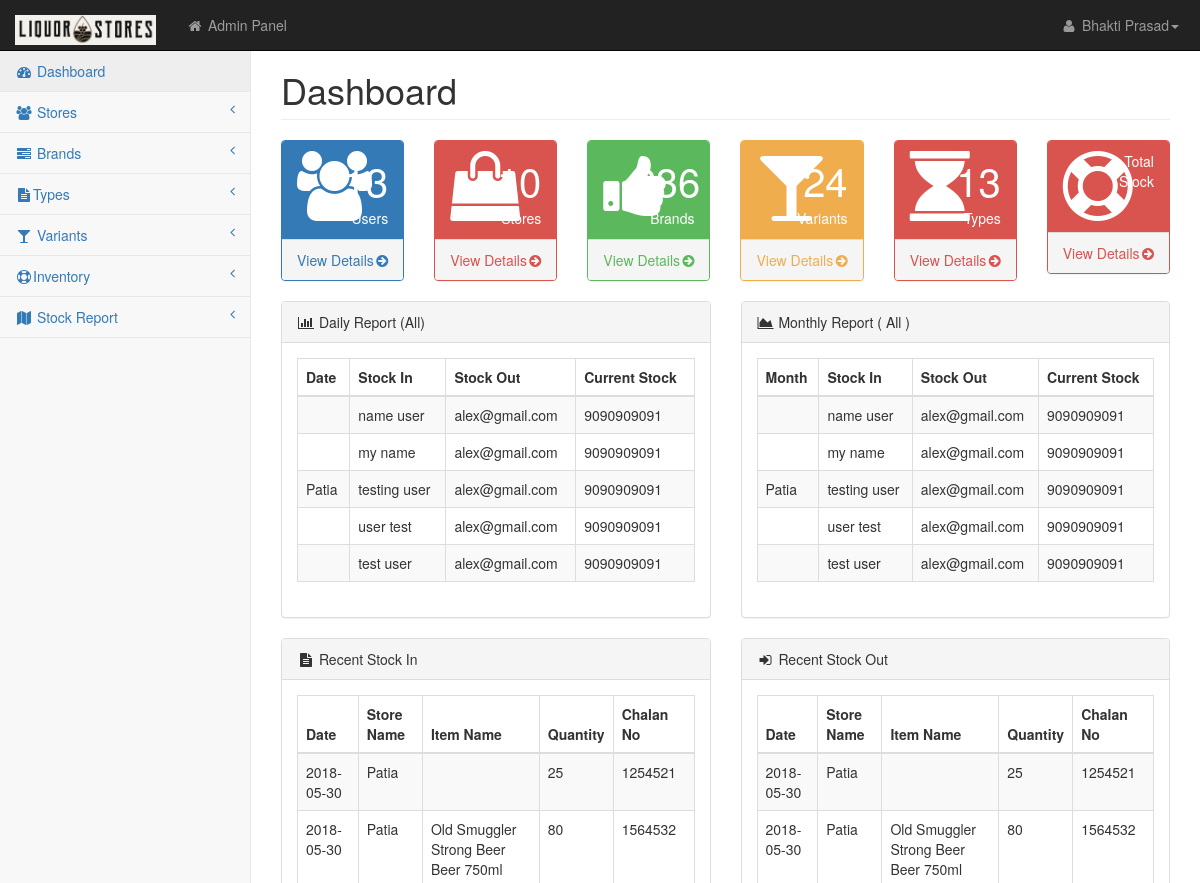
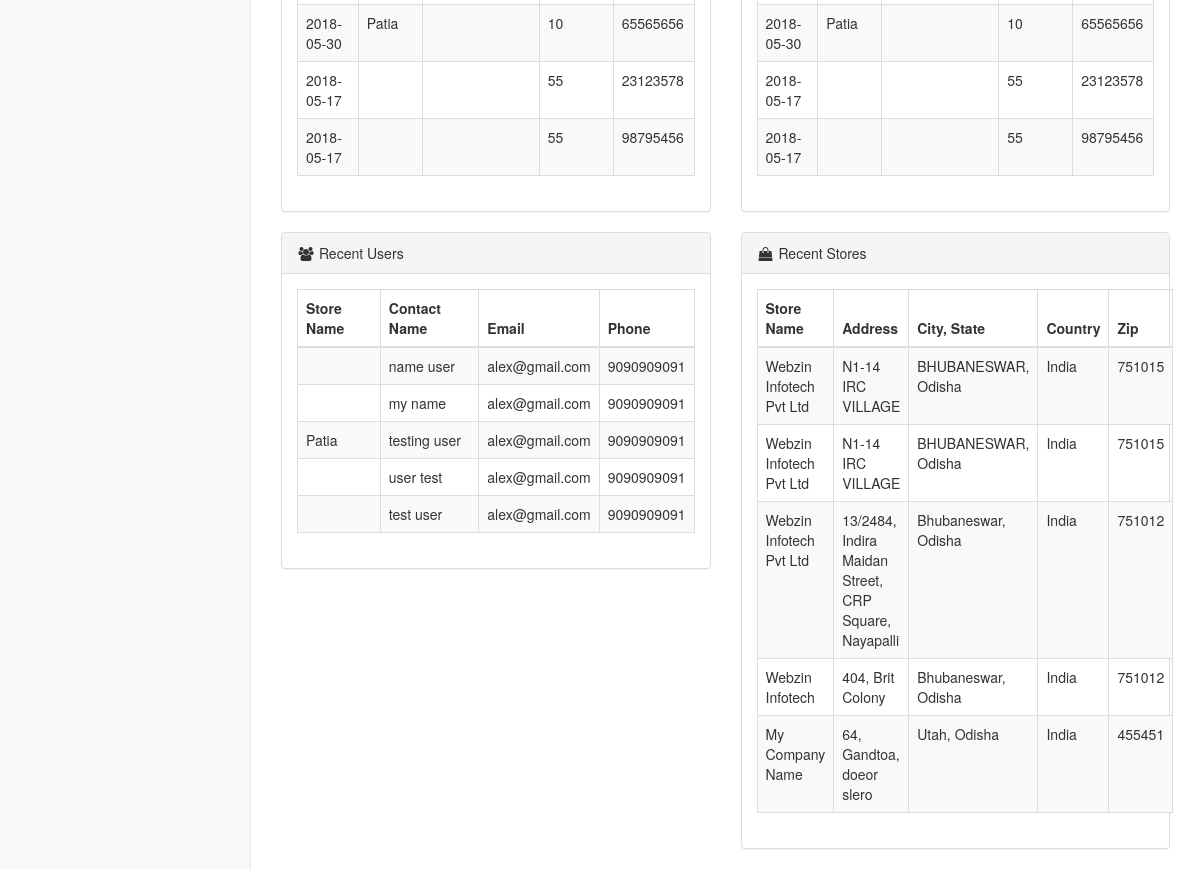
Page /dashboard.php on the committed database (2 pictures, top to bottom).
### tables this page shows
CREATE TABLE `users` (
  `id` int(11) NOT NULL AUTO_INCREMENT,
  `store_id` int(11) DEFAULT NULL,
  `name` varchar(255) DEFAULT NULL,
  `email` varchar(255) NOT NULL,
  `mobile` bigint(11) NOT NULL,
  `adharno` bigint(20) NOT NULL,
  `password` varchar(30) NOT NULL,
  `address` varchar(255) NOT NULL,
  `country` varchar(15) NOT NULL,
  `zip` int(10) DEFAULT NULL,
  `city` varchar(50) NOT NULL,
  `state` varchar(20) NOT NULL,
  `type` varchar(10) DEFAULT NULL,
  `activated` char(1) DEFAULT 'N',
  PRIMARY KEY (`id`)
);

CREATE TABLE `stock_in` (
  `id` int(11) NOT NULL AUTO_INCREMENT,
  `date` date DEFAULT NULL,
  `item_id` int(11) DEFAULT NULL,
  `qty` int(20) DEFAULT NULL,
  `chalan_no` int(11) DEFAULT NULL,
  `depo_chalan_file` varchar(255) DEFAULT NULL,
  `depo_user_id` int(11) DEFAULT NULL,
  `store_id` int(11) DEFAULT NULL,
  `store_user_id` int(11) DEFAULT NULL,
  `store_chalan_file` varchar(255) DEFAULT NULL,
  `store_accepted` char(1) DEFAULT 'N',
  PRIMARY KEY (`id`)
);

CREATE TABLE `stores` (
  `id` int(11) NOT NULL AUTO_INCREMENT,
  `name` varchar(255) DEFAULT NULL,
  `incharge_name` varchar(255) DEFAULT NULL,
  `email` varchar(255) DEFAULT NULL,
  `phone` bigint(20) DEFAULT NULL,
  `address` varchar(255) DEFAULT NULL,
  `city` varchar(111) DEFAULT NULL,
  `state` varchar(111) DEFAULT NULL,
  `country` varchar(22) DEFAULT NULL,
  `zip` int(7) DEFAULT NULL,
  PRIMARY KEY (`id`)
);

### dashboard.php (the view, shortened to what the rows shown need)
<?php include("top.php"); ?>
    </head>
    <body>
        <div id="wrapper">
            <div id="page-wrapper">
                <div class="row">
                    <div class="col-lg-12">
                        <h1 class="page-header">Dashboard</h1>
                    </div>
                </div>
                <div class="row">
                <div class="col-lg-6">
                <div class="panel panel-default">
                <div class="panel-body">
               <div class="dataTable_wrapper">
				<?php
				$cusqry="SELECT * FROM users where type='STORE' ORDER BY id DESC LIMIT 0, 5";
                $cusres=mysqli_query($con, $cusqry);
                ?>
                                    <table class="table table-striped table-bordered table-hover" id="dataTables-example">
                                        <thead>
                                            <tr>
                                                <th>Date</th>
                                                <th>Stock In</th>
                                                <th>Stock Out</th>
                                                <th>Current Stock</th>
                                            </tr>
                                        </thead>
                                        <tbody>
                                        <?php
	   $i=0;
	  while($resultclient=mysqli_fetch_object($cusres))
        	  {
				 if($i % 2 != "0")
  				 {
     			 $class = 'odd';
   					}
  				 else
   				{
      			$class = 'even';
   				}
				  ?>
                                            <tr class="<?php echo $class; ?>" id="<?php echo stripslashes($resultclient->id); ?>">
                                                <td><?php echo GetName('stores','name','id',$resultclient->store_id) ?></td>
                                                <td><?php echo stripslashes($resultclient->name); ?></td>
                                                <td><?php echo stripslashes($resultclient->email); ?></td>
                                                <td><?php echo stripslashes($resultclient->mobile); ?></td>
                                            </tr>
                                              <?php $i++; } ?>
                                        </tbody>
                                    </table>
                                </div>
                </div>
                </div>
                </div>
                <div class="col-lg-6">
                <div class="panel panel-default">
                <div class="panel-body">
               <div class="dataTable_wrapper">
				<?php
				$cusqry="SELECT * FROM users where type='STORE' ORDER BY id DESC LIMIT 0, 5";
                $cusres=mysqli_query($con, $cusqry);
                ?>
                                    <table class="table table-striped table-bordered table-hover" id="dataTables-example">
                                        <thead>
                                            <tr>
                                                <th>Month</th>
                                                <th>Stock In</th>
                                                <th>Stock Out</th>
                                                <th>Current Stock</th>
                                            </tr>
                                        </thead>
                                        <tbody>
                                        <?php
	   $i=0;
	  while($resultclient=mysqli_fetch_object($cusres))
        	  {
				 if($i % 2 != "0")
  				 {
     			 $class = 'odd';
   					}
  				 else
   				{
      			$class = 'even';
   				}
				  ?>
                                            <tr class="<?php echo $class; ?>" id="<?php echo stripslashes($resultclient->id); ?>">
                                                <td><?php echo GetName('stores','name','id',$resultclient->store_id) ?></td>
                                                <td><?php echo stripslashes($resultclient->name); ?></td>
                                                <td><?php echo stripslashes($resultclient->email); ?></td>
                                                <td><?php echo stripslashes($resultclient->mobile); ?></td>
                                            </tr>
                                              <?php $i++; } ?>
                                        </tbody>
                                    </table>
                                </div>
                </div>
                </div>
                </div>
                </div>
                <div class="row">
                <div class="col-lg-6">
                <div class="panel panel-default">
                <div class="panel-body">
                     <?php 		$sqlwrnts="SELECT * FROM stock_in ORDER BY id DESC LIMIT 0, 5";
			$selwrnt=mysqli_query($con,$sqlwrnts);
			?>
                <table class="table table-striped table-bordered table-hover" id="dataTables-example">
                                        <thead>
                                            <tr>
                                             <th>Date</th>
                                                <th>Store Name</th>
                                                <th>Item Name</th>
                                                <th>Quantity</th>
                                                <th>Chalan No</th>
                                            </tr>
                                        </thead>
                                        <tbody>
                                        <?php
	   $i=0;
	  while($reswrnt=mysqli_fetch_object($selwrnt))
        	  {
				 if($i % 2 != "0")
  				 {
     			 $class = 'odd';
   					}
  				 else
   				{
      			$class = 'even';
   				}
				  ?>
                                            <tr class="<?php echo $class; ?>" id="<?php echo stripslashes($reswrnt->id); ?>">
                                                <td><?php echo stripslashes($reswrnt->date); ?></td>
												<td><?php echo GetName('stores','name','id',$reswrnt->store_id) ?></td>
                                                <td><?php echo GetName('items','item_name','id',$reswrnt->item_id) ?></td>
                                                <td><?php echo stripslashes($reswrnt->qty); ?></td>
                                                <td><?php echo stripslashes($reswrnt->chalan_no); ?></td>
                                            </tr>
                                              <?php $i++; } ?>
                                        </tbody>
                                    </table>
                </div>
                </div>
                </div>
                <div class="col-lg-6">
                <div class="panel panel-default">
                <div class="panel-body">
                     <?php 		$sqlwrnts="SELECT * FROM stock_in ORDER BY id DESC LIMIT 0, 5";
			$selwrnt=mysqli_query($con,$sqlwrnts);
			?>
                <table class="table table-striped table-bordered table-hover" id="dataTables-example">
                                        <thead>
                                            <tr>
                                             <th>Date</th>
                                                <th>Store Name</th>
                                                <th>Item Name</th>
                                                <th>Quantity</th>
                                                <th>Chalan No</th>
                                            </tr>
                                        </thead>
                                        <tbody>
                                        <?php
	   $i=0;
	  while($reswrnt=mysqli_fetch_object($selwrnt))
        	  {
				 if($i % 2 != "0")
  				 {
     			 $class = 'odd';
   					}
  				 else
   				{
      			$class = 'even';
   				}
				  ?>
                                            <tr class="<?php echo $class; ?>" id="<?php echo stripslashes($reswrnt->id); ?>">
                                                <td><?php echo stripslashes($reswrnt->date); ?></td>
												<td><?php echo GetName('stores','name','id',$reswrnt->store_id) ?></td>
                                                <td><?php echo GetName('items','item_name','id',$reswrnt->item_id) ?></td>
                                                <td><?php echo stripslashes($reswrnt->qty); ?></td>
                                                <td><?php echo stripslashes($reswrnt->chalan_no); ?></td>
                                            </tr>
                                              <?php $i++; } ?>
                                        </tbody>
                                    </table>
                </div>
                </div>
                </div>
                </div>
        		<div class="row">
                <div class="col-lg-6">
                <div class="panel panel-default">
                <div class="panel-body">
               <div class="dataTable_wrapper">
				<?php
				$cusqry="SELECT * FROM users where type='STORE' ORDER BY id DESC LIMIT 0, 5";
                $cusres=mysqli_query($con, $cusqry);
                ?>
                                    <table class="table table-striped table-bordered table-hover" id="dataTables-example">
                                        <thead>
                                            <tr>
                                                <th>Store Name</th>
                                                <th>Contact Name</th>
                                                <th>Email</th>
                                                <th>Phone</th>
                                            </tr>
                                        </thead>
                                        <tbody>
                                        <?php
	   $i=0;
	  while($resultclient=mysqli_fetch_object($cusres))
        	  {
				 if($i % 2 != "0")
  				 {
     			 $class = 'odd';
   					}
  				 else
   				{
      			$class = 'even';
   				}
				  ?>
                                            <tr class="<?php echo $class; ?>" id="<?php echo stripslashes($resultclient->id); ?>">
                                                <td><?php echo GetName('stores','name','id',$resultclient->store_id) ?></td>
                                                <td><?php echo stripslashes($resultclient->name); ?></td>
                                                <td><?php echo stripslashes($resultclient->email); ?></td>
                                                <td><?php echo stripslashes($resultclient->mobile); ?></td>
                                            </tr>
                                              <?php $i++; } ?>
                                        </tbody>
                                    </table>
                                </div>
                </div>
                </div>
                </div>
                <div class="col-lg-6">
                <div class="panel panel-default">
                <div class="panel-body">
                <?php 		$sqlloads="SELECT * FROM stores ORDER BY id DESC LIMIT 0, 5";
			$seload=mysqli_query($con,$sqlloads);
			?>
                <table class="table table-striped table-bordered table-hover" id="dataTables-example">
                                        <thead>
                                            <tr>
                                                <th>Store Name</th>
                                                <th>Address</th>
                                                <th>City, State</th>
                                                <th>Country</th>
												<th>Zip</th>
                                            </tr>
                                        </thead>
                                        <tbody>
                                        <?php
	   $i=0;
	  while($resultload=mysqli_fetch_object($seload))
        	  {
				 if($i % 2 != "0")
  				 {
     			 $class = 'odd';
   					}
  				 else
   				{
      			$class = 'even';
   				}
				  ?>
                                            <tr class="<?php echo $class; ?>" id="<?php echo stripslashes($resultload->id); ?>">
                                                <td><?php echo stripslashes($resultload->name); ?></td>
                                                <td><?php echo stripslashes($resultload->address); ?></td>
                                                <td><?php echo stripslashes($resultload->city); ?>,  <?php echo stripslashes($resultload->state); ?></td>
                                                <td><?php echo stripslashes($resultload->country); ?></td>
												<td><?php echo stripslashes($resultload->zip); ?></td>
                                            </tr>
                                              <?php $i++; } ?>
                                        </tbody>
                                    </table>
                </div>
                </div>
                </div>
                </div>
               </div>
               </div>
    </body>
</html>

### rows in the picture
users: name "name user", email "alex@gmail.com", mobile "9090909091"
users: name "my name", email "alex@gmail.com", mobile "9090909091"
users: store_id "Patia", name "testing user", email "alex@gmail.com", mobile "9090909091"
users: name "user test", email "alex@gmail.com", mobile "9090909091"
users: name "test user", email "alex@gmail.com", mobile "9090909091"
stock_in: date "2018-05-30", store_id "Patia", qty "25", chalan_no "1254521"
stock_in: date "2018-05-30", store_id "Patia", item_id "Old Smuggler Strong Beer Beer 750ml", qty "80", chalan_no "1564532"
stock_in: date "2018-05-30", store_id "Patia", qty "10", chalan_no "65565656"
stock_in: date "2018-05-17", qty "55", chalan_no "23123578"
stock_in: date "2018-05-17", qty "55", chalan_no "98795456"
stores: name "Webzin Infotech Pvt Ltd", address "N1-14 IRC VILLAGE", city "BHUBANESWAR", state "Odisha", country "India", zip "751015"
stores: name "Webzin Infotech Pvt Ltd", address "N1-14 IRC VILLAGE", city "BHUBANESWAR", state "Odisha", country "India", zip "751015"
stores: name "Webzin Infotech Pvt Ltd", address "13/2484, Indira Maidan Street, CRP Square, Nayapalli", city "Bhubaneswar", state "Odisha", country "India", zip "751012"
stores: name "Webzin Infotech", address "404, Brit Colony", city "Bhubaneswar", state "Odisha", country "India", zip "751012"
stores: name "My Company Name", address "64, Gandtoa, doeor slero", city "Utah", state "Odisha", country "India", zip "455451"

### other values in the picture
GetName('users','name','id','1') "Bhakti Prasad"
GetCount('users') "13"
GetCount('stores') "10"
GetCount('brands') "236"
GetCount('variants') "24"
GetCount('variants_type') "13"
